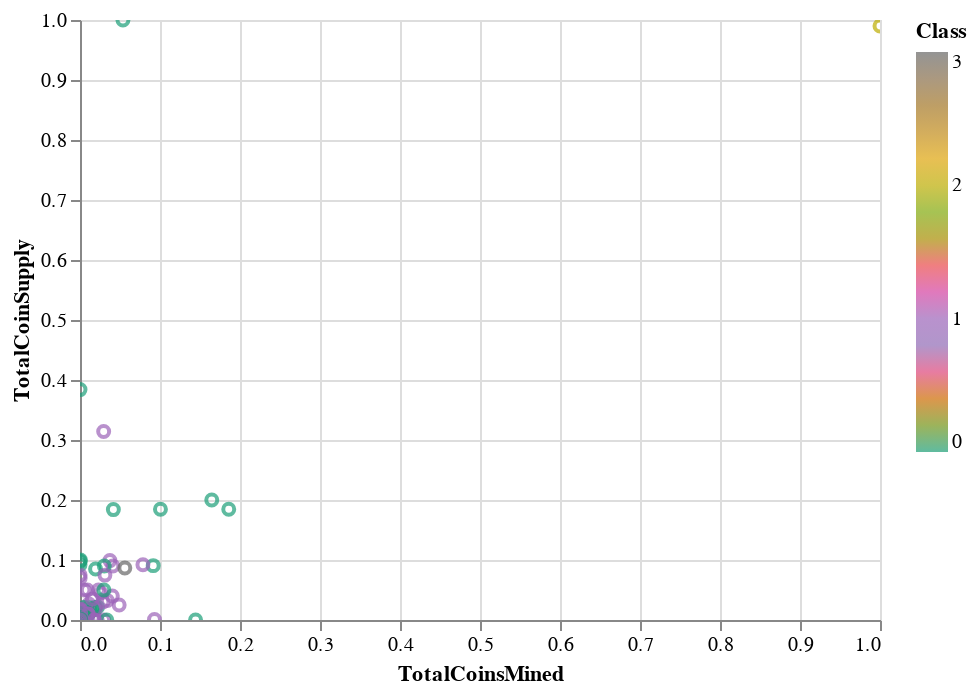

Notebook code cell kept with this figure:
### Code cell
# Plot the scatter with x="TotalCoinsMined" and y="TotalCoinSupply"

#clustered_df.hvplot.scatter(x='TotalCoinsMined', y='TotalCoinSupply', hover_cols=['CoinName'], 
#                  legend='top', height=400, width=400)

alt.Chart(clustered_df).mark_point().encode(
    alt.X('TotalCoinsMined', scale=alt.Scale(zero=False)),
    alt.Y('TotalCoinSupply', scale=alt.Scale(zero=False)),
    color=alt.Color('Class', scale=alt.Scale(scheme='dark2')),
    tooltip=["CoinName"]
).interactive()

### Figure 1 — Vega-Lite specification as saved in the notebook (floating-point values rounded to 4 significant figures; data arrays with more than 128 entries replaced by an {"elided": "..."} marker saying what was removed)
{"config": {"view": {"continuousWidth": 400, "continuousHeight": 300}}, "data": {"name": "data-bbf7dc0e362bbeaadfed7de36f23e831"}, "mark": "point", "encoding": {"color": {"type": "quantitative", "field": "Class", "scale": {"scheme": "dark2"}}, "tooltip": [{"type": "nominal", "field": "CoinName"}], "x": {"type": "quantitative", "field": "TotalCoinsMined", "scale": {"zero": false}}, "y": {"type": "quantitative", "field": "TotalCoinSupply", "scale": {"zero": false}}}, "selection": {"selector002": {"type": "interval", "bind": "scales", "encodings": ["x", "y"]}}, "$schema": "https://vega.github.io/schema/vega-lite/v4.8.1.json", "datasets": {"data-bbf7dc0e362bbeaadfed7de36f23e831": {"elided": "532 records"}}}
